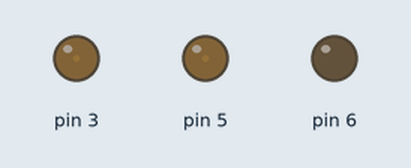
A sketch run on a simulated Arduino Uno, built with avr-gcc and run on an emulated ATmega328P. On the bench: output pins drawn as LEDs (lit = HIGH).

Above: at 0.05 s.
At 0.65 s:
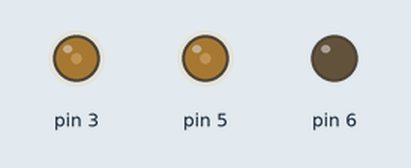
At 1.3 s:
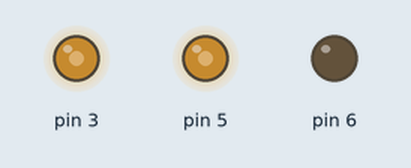
At 2.55 s:
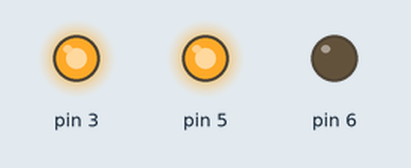
Timing chart, 0 to 5.9 s (numbered marks = the images above):
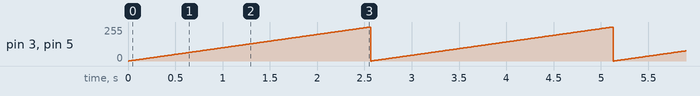

Measured:
- by itself, pin 3, pin 5: ramps from 0/255 to 255/255 and jumps back, once every 2.6 s

The sketch:

Ex-1.6.ino
```cpp
void setup() {
  // put your setup code here, to run once:
  pinMode(3, OUTPUT);
  pinMode(5, OUTPUT);
  pinMode(6, OUTPUT);
}

void loop() {
  // put your main code here, to run repeatedly:
  analogWrite(6, LOW);
  for(int brightness = 0; brightness <= 255; brightness++){
  analogWrite(3, brightness);
  analogWrite(5, brightness);
  delay(10);
  }
  for(int brightness = 100; brightness >= 266; brightness--){
  analogWrite(3, brightness);
  analogWrite(5, brightness);
  delay(10);
  }
}
```
